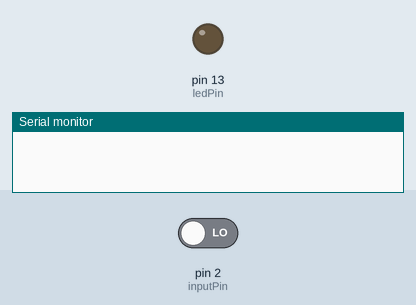
This sketch was run on a simulated Arduino Uno, built with avr-gcc and run on an emulated ATmega328P. Shown: output pins drawn as LEDs (lit = HIGH), the last lines printed to the serial monitor. Inputs (shaded band) come from the test bench; at power-on: pin 2 (inputPin) LOW.

Above: at 1.2 s.
1.3 s: pin 2 (inputPin) driven HIGH
At 1.8 s:
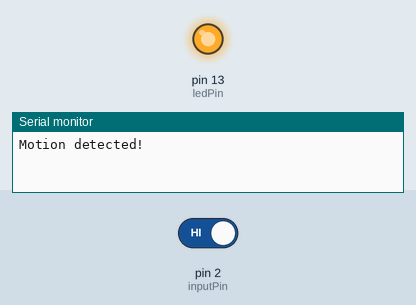
2.8 s: pin 2 (inputPin) driven LOW
At 4.2 s:
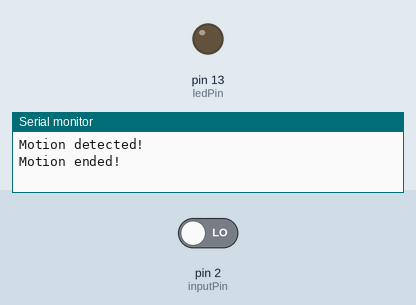
Timing chart, 0 to 5.8 s (numbered marks = the images above; inputs shaded):
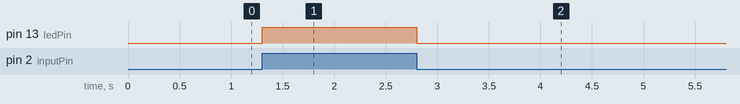

The sketch:

TVControl2.ino
```cpp
#include <IRremote.h>

IRsend irsend;
unsigned int S_pwr[68]={4600,4350,700,1550,650,1550,650,1600,650,450,650,450,650,450,650,450,700,400,700,1550,650,1550,650,1600,650,450,650,450,650,450,700,450,650,450,650,450,650,1550,700,450,650,450,650,450,650,450,650,450,700,400,650,1600,650,450,650,1550,650,1600,650,1550,650,1550,700,1550,650,1550,650};

int ledPin = 13;                // choose the pin for the LED
int inputPin = 2;               // choose the input pin (for PIR sensor)
int pirState = LOW;             // we start, assuming no motion detected
int val = 0;                    // variable for reading the pin status

void setup() {
  pinMode(ledPin, OUTPUT);      // declare LED as output
  pinMode(inputPin, INPUT);     // declare sensor as input

  Serial.begin(9600);
}

void loop(){
  val = digitalRead(inputPin);  // read input value

  if (val == HIGH) {            // check if the input is HIGH
    digitalWrite(ledPin, HIGH);  // turn LED ON
    if (pirState == LOW) {
      // we have just turned on
      Serial.println("Motion detected!");
      irsend.sendRaw(S_pwr,68,38);
      // We only want to print on the output change, not state
      pirState = HIGH;
    }
  } else {
    digitalWrite(ledPin, LOW); // turn LED OFF
    if (pirState == HIGH){
      // we have just turned of
      Serial.println("Motion ended!");
      irsend.sendRaw(S_pwr,68,38);
      // We only want to print on the output change, not state
      pirState = LOW;
    }
  }
}
```

Measured:
- after the input at 1.3 s, pin 13 (ledPin): LOW → HIGH at once
- after the input at 2.8 s, pin 13 (ledPin): HIGH → LOW at once
